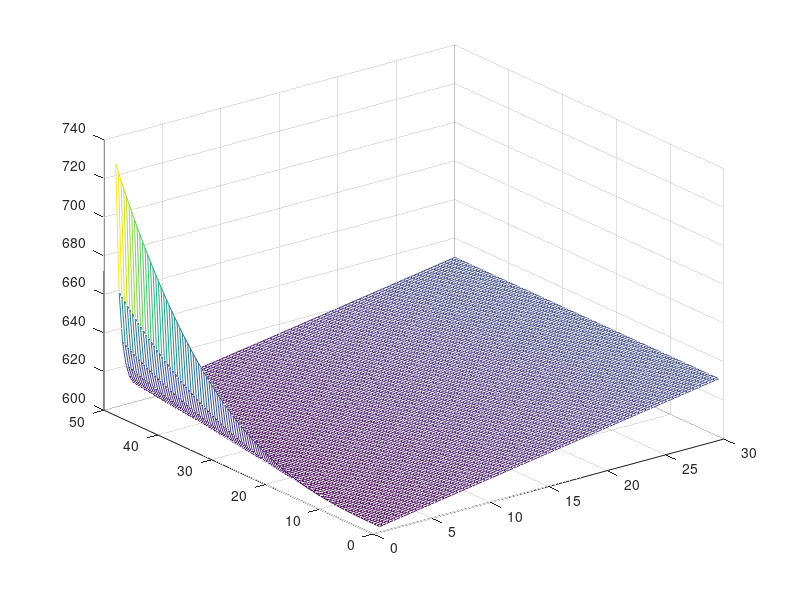

This figure's MATLAB source: (Note: this script raises an error after producing the figure.)
clear all
clc

%% Parameter 정의
% data_dim : 데이터 차원
% data_num : 데이터 크기
% lb, ub : 데이터 범위

%% data setting
data_num = 100
data_dim = 5

% lower boundary set
lb_set = [1, 1, 1, 1000, 20 ]
% lb_set = [1, 1, 10, 1, 30]

% upper boundary set
ub_set = [50, 30, 40, 5000, 50]
% ub_set = [100, 50, 40, 100, ]

% mean set
% mean_set = (lb_set+ub_set)/2
% mean_set = ub_set
mean_set = lb_set

%% considering x index
xall_idx = [1,2,3,4,5];

for xx11_idx=1:1:4
    for xx22_idx = xx11_idx+1:1:5
        xlook_idx = [xx11_idx,xx22_idx];
        xother_idx = setdiff(xall_idx,xlook_idx);
        
        %% data generation
        xlook_1_term = (ub_set(xlook_idx(1))-lb_set(xlook_idx(1)))/(data_num-1);
        xlook_2_term = (ub_set(xlook_idx(2))-lb_set(xlook_idx(2)))/(data_num-1);
        
        xlook_1 = lb_set(xlook_idx(1)):xlook_1_term:ub_set(xlook_idx(1));
        xlook_2 = lb_set(xlook_idx(2)):xlook_2_term:ub_set(xlook_idx(2));
        
        xother_data = mean_set(xother_idx);
        xother_1 = ones(data_num,1)*xother_data(1);
        xother_2 = ones(data_num,1)*xother_data(2);
        xother_3 = ones(data_num,1)*xother_data(3);
        
        xall_db = zeros(data_num, data_dim);
        xall_db(:,xlook_idx(1)) = xlook_1;
        xall_db(:,xlook_idx(2)) = xlook_2;
        xall_db(:,xother_idx(1)) = xother_1;
        xall_db(:,xother_idx(2)) = xother_2;
        xall_db(:,xother_idx(3)) = xother_3;
        xall_db_copy = xall_db;
        ydata = zeros(data_num,data_num);
        
        for x1di=1:1:data_num
            for x2di=1:1:data_num
                xall_db_copy(:,xlook_idx(1)) = xall_db(x1di,xlook_idx(1));
                xx1 = xall_db_copy(x2di,1);
                xx2 = xall_db_copy(x2di,2);
                xx3 = xall_db_copy(x2di,3);
                xx4 = xall_db_copy(x2di,4);
                xx5 = xall_db_copy(x2di,5);     
        %         yy = (xx1^2)*(xx2-3)+xx2^3+3*xx3+xx4+xx5;
        %         yy = (xx1-10)*(xx1-12)+(xx2-3)^3+xx3+xx4+xx5;
%                 yy = 2*(xx1^2)*(xx2-3)+xx2^3-3*(xx3^2)+3*(xx4/xx5);
%                 yy = ((xx1/2)^2)*(xx2-10)+xx2^2-4*(xx3^2)+50*(xx4/(xx5));
                yy = ((xx1)/(10*xx2))^3+xx2-50*(xx3^2/(xx4))+(xx4/5)+(xx5^2)
                ydata(x1di,x2di)=yy;
            end
        end
        
        %% data plotting
        [x1_grid, x2_grid] = meshgrid(lb_set(xlook_idx(1)):xlook_1_term:ub_set(xlook_idx(1)),  lb_set(xlook_idx(2)):xlook_2_term:ub_set(xlook_idx(2)));
        y_grid = griddata(xlook_2,xlook_1,ydata,x2_grid,x1_grid);
        data_grid = mesh(x2_grid, x1_grid, y_grid);
        data_grid.FaceColor = 'flat';
        hold on
        xlim([lb_set(xlook_idx(2)), ub_set(xlook_idx(2))]);
        ylim([lb_set(xlook_idx(1)), ub_set(xlook_idx(1))]);
        xlabel(sprintf('X%d',xlook_idx(2)));
        ylabel(sprintf('X%d',xlook_idx(1)));
        zlabel('Y');
        
        colormap(jet);
        cbar = colorbar;
        ylabel(cbar, 'Y');
        
        saveas(gcf, sprintf('lb_img_x%d_x%d.png',[xlook_idx(1) xlook_idx(2)]))
        rotate3d on;
        clf('reset')
    end
end



